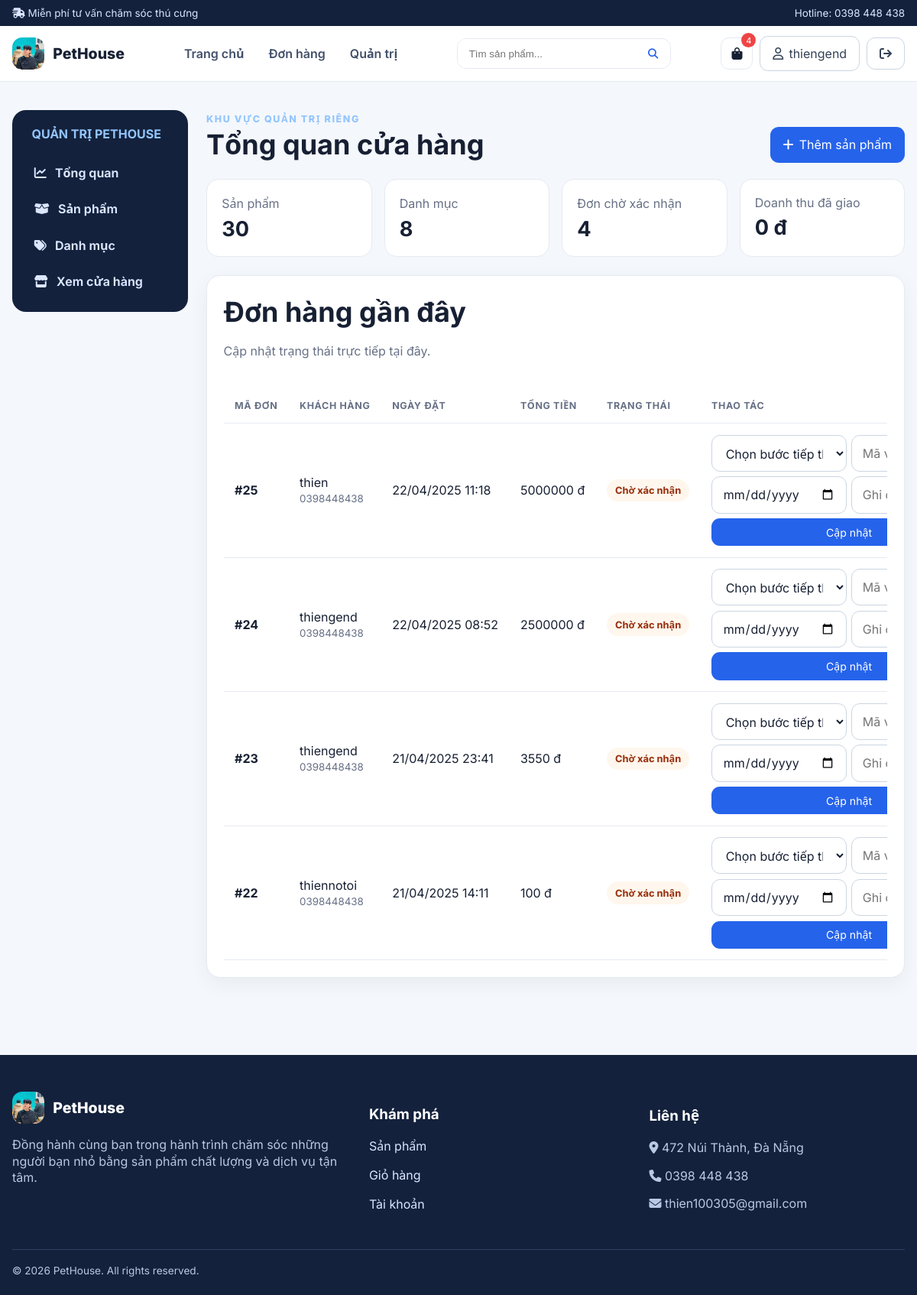
Page /quan-tri/ (signed in) on the committed database.
### accounts/models.py (models this page shows, shortened)
class Order(models.Model):
    PAYMENT_METHODS = (("cod", "Thanh toán khi nhận hàng"), ("bank", "Chuyển khoản ngân hàng"))
    STATUS_CHOICES = [
        ("pending", "Chờ xác nhận"),
        ("confirmed", "Đã xác nhận"),
        ("preparing", "Đang chuẩn bị hàng"),
        ("shipping", "Đang giao"),
        ("delivered", "Đã giao"),
        ("review", "Đã đánh giá"),
        ("cancelled", "Đã hủy"),
    ]
    STATUS_TRANSITIONS = {
        "pending": ("confirmed", "cancelled"),
        "confirmed": ("preparing", "cancelled"),
        "preparing": ("shipping", "cancelled"),
        "shipping": ("delivered",),
        "delivered": ("review",),
        "review": (),
        "cancelled": (),
    }
    user = models.ForeignKey(User, on_delete=models.PROTECT, related_name="orders")
    full_name = models.CharField(max_length=100)
    email = models.EmailField()
    phone = models.CharField(max_length=20)
    address = models.TextField()
    payment_method = models.CharField(max_length=10, choices=PAYMENT_METHODS)
    total_amount = models.DecimalField(max_digits=12, decimal_places=0, validators=[MinValueValidator(0)])
    status = models.CharField(max_length=20, choices=STATUS_CHOICES, default="pending")
    tracking_number = models.CharField(max_length=50, blank=True)
    estimated_delivery_date = models.DateField(null=True, blank=True)
    delivery_date = models.DateField(null=True, blank=True)
    delivery_time = models.TimeField(null=True, blank=True)
    is_auto_delivered = models.BooleanField(default=False)
    created_at = models.DateTimeField(auto_now_add=True)
    updated_at = models.DateTimeField(auto_now=True)
    class Meta:
        ordering = ["-created_at"]
    def allowed_next_statuses(self):
        return self.STATUS_TRANSITIONS.get(self.status, ())

### accounts/views.py (the view)
# urls.py: path("quan-tri/", views.admin_dashboard, name="admin_dashboard"),
@staff_required
def admin_dashboard(request):
    orders = Order.objects.select_related("user").order_by("-created_at")
    revenue = orders.filter(status__in=["delivered", "review"]).aggregate(total=Sum("total_amount"))["total"] or 0
    recent_orders = list(orders[:12])
    status_labels = dict(Order.STATUS_CHOICES)
    for order in recent_orders:
        order.allowed_status_choices = [
            (value, status_labels[value]) for value in order.allowed_next_statuses()
        ]
    return render(request, "admin_dashboard.html", {
        "product_count": Product.objects.count(), "customer_count": Order.objects.values("user_id").distinct().count(),
        "pending_count": orders.filter(status="pending").count(), "revenue": revenue,
        "recent_orders": recent_orders,
        "category_count": Category.objects.count(),
    })

### accounts/context_processors.py (called while the page is built)
def store_context(request):
    cart_count = 0
    if request.user.is_authenticated:
        cart_count = CartItem.objects.filter(cart__user=request.user).aggregate(total=Sum("quantity"))["total"] or 0
    return {"cart_count": cart_count}

### ecommerce/templates/admin_dashboard.html (shortened to what this page needs)
{% extends 'admin/base.html' %}
{% block admin_content %}
<div class="section-heading"><div><span class="eyebrow">Khu vực quản trị riêng</span><h1>Tổng quan cửa hàng</h1></div><a class="btn btn-primary" href="{% url 'admin_product_create' %}"><i class="fa-solid fa-plus"></i> Thêm sản phẩm</a></div>
<div class="stat-grid">
  <div class="stat-card"><span class="muted">Sản phẩm</span><strong>{{ product_count }}</strong></div>
  <div class="stat-card"><span class="muted">Danh mục</span><strong>{{ category_count }}</strong></div>
  <div class="stat-card"><span class="muted">Đơn chờ xác nhận</span><strong>{{ pending_count }}</strong></div>
  <div class="stat-card"><span class="muted">Doanh thu đã giao</span><strong>{{ revenue|floatformat:0 }} đ</strong></div>
</div>
<div class="panel" style="margin-top:1.5rem">
  <div class="section-heading"><div><h2>Đơn hàng gần đây</h2><p>Cập nhật trạng thái trực tiếp tại đây.</p></div></div>
  <div class="table-wrap"><table class="table"><thead><tr><th>Mã đơn</th><th>Khách hàng</th><th>Ngày đặt</th><th>Tổng tiền</th><th>Trạng thái</th><th>Thao tác</th></tr></thead><tbody>
  {% for order in recent_orders %}<tr><td><strong>#{{ order.id }}</strong></td><td>{{ order.full_name }}<br><small class="muted">{{ order.phone }}</small></td><td>{{ order.created_at|date:'d/m/Y H:i' }}</td><td>{{ order.total_amount|floatformat:0 }} đ</td><td><span class="status status-{{ order.status }}">{{ order.get_status_display }}</span></td><td>{% if order.allowed_status_choices %}<form class="order-update-form" method="post" action="{% url 'admin_update_order' order.id %}">{% csrf_token %}<select name="status" required><option value="">Chọn bước tiếp theo</option>{% for value,label in order.allowed_status_choices %}<option value="{{ value }}">{{ label }}</option>{% endfor %}</select><input type="text" name="tracking_number" value="{{ order.tracking_number }}" placeholder="Mã vận đơn (khi giao)"><input type="date" name="estimated_delivery_date" value="{{ order.estimated_delivery_date|date:'Y-m-d' }}" aria-label="Ngày giao dự kiến"><input type="text" name="note" placeholder="Ghi chú cho khách hàng"><button class="btn btn-primary btn-sm">Cập nhật</button></form>{% else %}<span class="muted">Đã hoàn tất</span>{% endif %}</td></tr>
  {% empty %}<tr><td colspan="6">Chưa có đơn hàng.</td></tr>{% endfor %}
  </tbody></table></div>
</div>
{% endblock %}

### ecommerce/templates/base.html (shortened to what this page needs)
{% load static %}
<!doctype html>
<html lang="vi">
<head>
  <link rel="stylesheet" href="https://cdnjs.cloudflare.com/ajax/libs/font-awesome/6.5.2/css/all.min.css">
  <link rel="stylesheet" href="{% static 'css/store.css' %}">
</head>
<body>
  <div class="topbar"><div class="container topbar-inner"><span><i class="fa-solid fa-truck-fast"></i> Miễn phí tư vấn chăm sóc thú cưng</span><span>Hotline: 0398 448 438</span></div></div>
  <header class="site-nav">
    <div class="container nav-inner">
      <a class="brand" href="{% url 'home' %}"><img class="brand-mark" src="{% static 'images/pic.jpg' %}" alt="PetHouse"><span>PetHouse</span></a>
      <nav class="nav-links" aria-label="Điều hướng chính">
        <a class="nav-link" href="{% url 'home' %}">Trang chủ</a>
        {% if user.is_authenticated %}<a class="nav-link" href="{% url 'profile' %}">Đơn hàng</a>{% endif %}
        {% if user.is_staff %}<a class="nav-link" href="{% url 'admin_dashboard' %}">Quản trị</a>{% endif %}
      </nav>
      <form class="search-form" action="{% url 'search' %}" method="get" role="search">
        <input name="q" value="{{ request.GET.q }}" placeholder="Tìm sản phẩm..." aria-label="Tìm sản phẩm">
        <button aria-label="Tìm kiếm"><i class="fa-solid fa-magnifying-glass"></i></button>
      </form>
      <div class="nav-actions">
        {% if user.is_authenticated %}
          <a class="btn icon-btn" href="{% url 'cart' %}" aria-label="Giỏ hàng"><i class="fa-solid fa-bag-shopping"></i><span class="cart-badge">{{ cart_count|default:0 }}</span></a>
          <a class="btn btn-outline account-link" href="{% url 'profile' %}"><i class="fa-regular fa-user"></i> {{ user.username }}</a>
          <form action="{% url 'logout' %}" method="post">{% csrf_token %}<button class="btn btn-outline" aria-label="Đăng xuất"><i class="fa-solid fa-arrow-right-from-bracket"></i></button></form>
        {% else %}
          <a class="btn btn-outline" href="{% url 'login' %}">Đăng nhập</a><a class="btn btn-primary account-link" href="{% url 'register' %}">Đăng ký</a>
        {% endif %}
      </div>
    </div>
  </header>
  <main class="site-main">
    {% block content %}{% endblock %}
  </main>
  <footer class="footer"><div class="container"><div class="footer-grid"><div><a class="brand" href="{% url 'home' %}" style="color:white"><img class="brand-mark" src="{% static 'images/pic.jpg' %}" alt="">PetHouse</a><p>Đồng hành cùng bạn trong hành trình chăm sóc những người bạn nhỏ bằng sản phẩm chất lượng và dịch vụ tận tâm.</p></div><div><h3>Khám phá</h3><p><a href="{% url 'home' %}">Sản phẩm</a></p><p><a href="{% url 'cart' %}">Giỏ hàng</a></p><p><a href="{% url 'profile' %}">Tài khoản</a></p></div><div><h3>Liên hệ</h3><p><i class="fa-solid fa-location-dot"></i> 472 Núi Thành, Đà Nẵng</p><p><i class="fa-solid fa-phone"></i> 0398 448 438</p><p><i class="fa-solid fa-envelope"></i> thien100305@gmail.com</p></div></div><div class="footer-bottom">© {% now "Y" %} PetHouse. All rights reserved.</div></div></footer>
</body>
</html>

### ecommerce/static/css/store.css (style rules this page uses)
:root { --brand:#2563eb;--brand-dark:#1e40af;--ink:#172033;--muted:#667085;--surface:#fff;--soft:#f4f7fb;--line:#e5eaf2;--success:#159a68;--danger:#dc3545;--radius:18px;--shadow:0 14px 36px rgba(23,32,51,.09) }
* { box-sizing:border-box }
body { font-family:Inter,system-ui,-apple-system,"Segoe UI",sans-serif;color:var(--ink);background:var(--soft);margin:0 }
.site-main { min-height:65vh }
.container { width:min(1180px,calc(100% - 32px));margin:auto }
.topbar { background:#13213c;color:#dbe6ff;font-size:.84rem;padding:.5rem 0 }
.topbar-inner,.nav-inner,.row-between { display:flex;align-items:center;justify-content:space-between;gap:1rem }
.site-nav { background:rgba(255,255,255,.96);border-bottom:1px solid var(--line);position:sticky;top:0;z-index:100;backdrop-filter:blur(12px) }
.nav-inner { min-height:72px }
.brand { display:flex;align-items:center;gap:.7rem;font-weight:800;font-size:1.22rem;color:var(--ink);text-decoration:none }
.brand-mark { width:42px;height:42px;border-radius:13px;object-fit:cover }
.nav-links { display:flex;align-items:center;gap:.4rem }
.nav-link { color:#42506a;text-decoration:none;padding:.62rem .8rem;border-radius:10px;font-weight:600 }
.search-form { display:flex;min-width:280px;border:1px solid var(--line);border-radius:12px;background:white;overflow:hidden }
.search-form input { border:0;outline:0;padding:.72rem .9rem;width:100% }
.search-form button { border:0;background:transparent;color:var(--brand);padding:0 1rem }
.nav-actions { display:flex;align-items:center;gap:.55rem }
.btn { display:inline-flex;align-items:center;justify-content:center;gap:.45rem;border:1px solid transparent;border-radius:11px;padding:.72rem 1rem;font-weight:700;text-decoration:none;cursor:pointer;background:white;color:var(--ink);font:inherit }
.btn-primary { background:var(--brand);color:white }
.btn-outline { border-color:#cbd5e1;color:#334155;background:white }
.btn-sm { padding:.48rem .72rem;font-size:.88rem }
.icon-btn { width:42px;height:42px;padding:0;border:1px solid var(--line);position:relative }
.cart-badge { position:absolute;right:-5px;top:-7px;background:#ef4444;color:white;min-width:19px;height:19px;border-radius:99px;font-size:.69rem;display:grid;place-items:center }
.eyebrow { text-transform:uppercase;letter-spacing:.13em;font-weight:800;font-size:.78rem;color:#93c5fd }
.section-heading { display:flex;align-items:end;justify-content:space-between;gap:1rem;margin-bottom:1.35rem }
.section-heading h1,.section-heading h2 { margin:0;font-size:clamp(1.65rem,3vw,2.25rem) }
.section-heading p,.muted { color:var(--muted) }
.panel { background:white;border:1px solid var(--line);border-radius:var(--radius);box-shadow:0 8px 26px rgba(23,32,51,.05);padding:1.35rem }
.form-control,select,textarea,input[type=text],input[type=email],input[type=password],input[type=number],input[type=date],input[type=time] { width:100%;border:1px solid #cbd5e1;border-radius:11px;padding:.76rem .85rem;background:white;color:var(--ink);font:inherit }
.footer { background:#13213c;color:#b9c8e5;margin-top:4rem;padding:3rem 0 1.5rem }
.footer-grid { display:grid;grid-template-columns:1.3fr 1fr 1fr;gap:2rem }
.footer h3 { color:white }
.footer a { color:#dbe6ff;text-decoration:none }
.footer-bottom { border-top:1px solid #2e4166;margin-top:2rem;padding-top:1.2rem;font-size:.85rem }
.table-wrap { overflow:auto }
.table { width:100%;border-collapse:collapse }
.table th,.table td { text-align:left;padding:.9rem;border-bottom:1px solid var(--line);white-space:nowrap }
.table th { color:var(--muted);font-size:.78rem;text-transform:uppercase;letter-spacing:.05em }
.status { display:inline-block;border-radius:99px;padding:.36rem .68rem;font-size:.8rem;font-weight:750;background:#eef2ff;color:#3730a3 }
.status-pending { background:#fff7ed;color:#9a3412 }
.stat-grid { display:grid;grid-template-columns:repeat(4,1fr);gap:1rem }
.stat-card { background:white;border:1px solid var(--line);border-radius:16px;padding:1.2rem }
.stat-card strong { display:block;font-size:1.7rem;margin-top:.4rem }
.order-update-form { display:grid;grid-template-columns:minmax(160px,1fr) minmax(150px,1fr);gap:.4rem;min-width:360px }
.order-update-form .btn { grid-column:1/-1 }

### rows in the picture
Order: id "25", full_name "thien", phone "0398448438", created_at "22/04/2025 11:18", total_amount "5000000", status "Chờ xác nhận"
Order: id "24", full_name "thiengend", phone "0398448438", created_at "22/04/2025 08:52", total_amount "2500000", status "Chờ xác nhận"
Order: id "23", full_name "thiengend", phone "0398448438", created_at "21/04/2025 23:41", total_amount "3550", status "Chờ xác nhận"
Order: id "22", full_name "thiennotoi", phone "0398448438", created_at "21/04/2025 14:11", total_amount "100", status "Chờ xác nhận"

### other values in the picture
{{ cart_count|default:0 }} "4"
{{ user.username }} "thiengend"
{{ product_count }} "30"
{{ category_count }} "8"
{{ pending_count }} "4"
{{ revenue|floatformat:0 }} "0"
